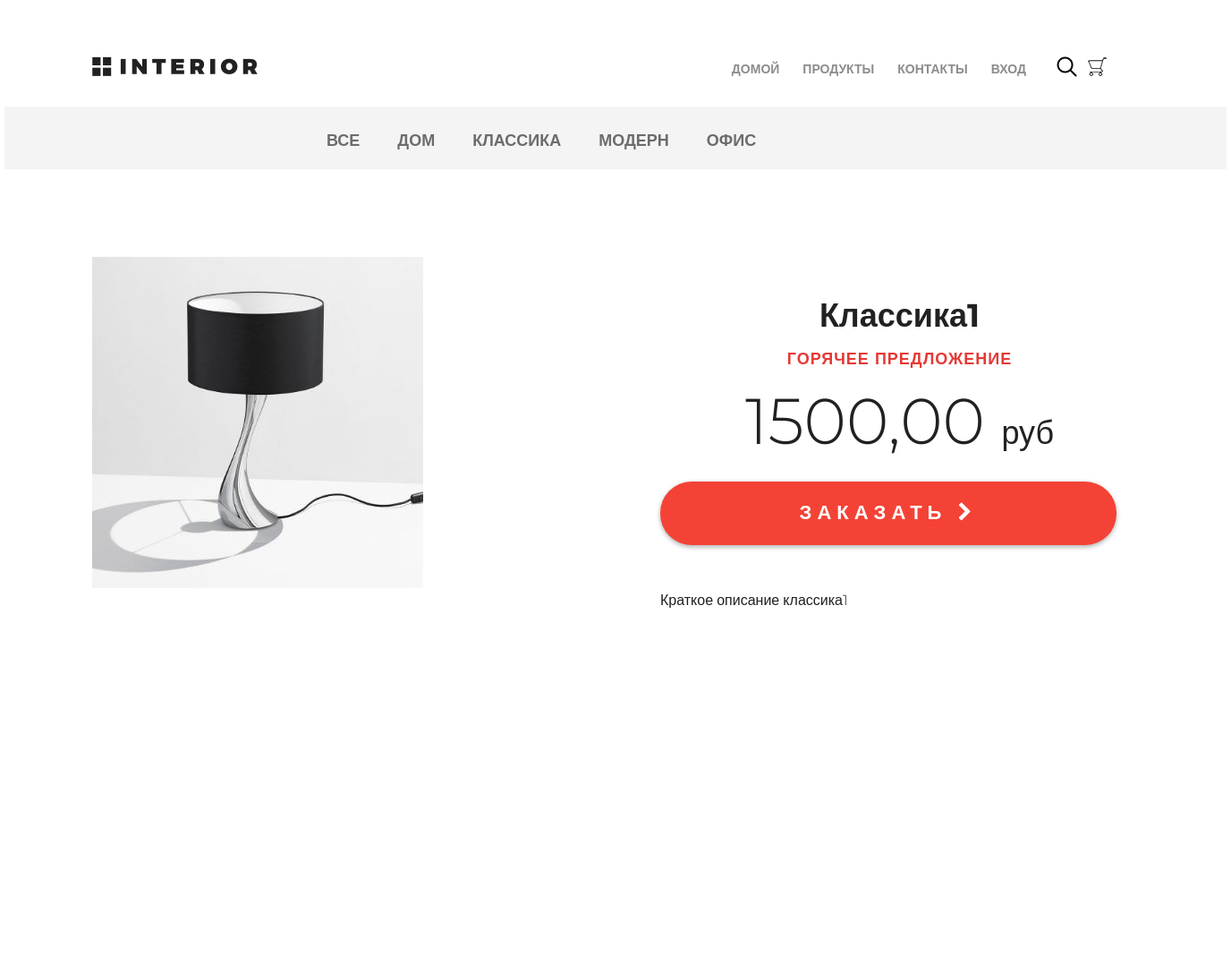
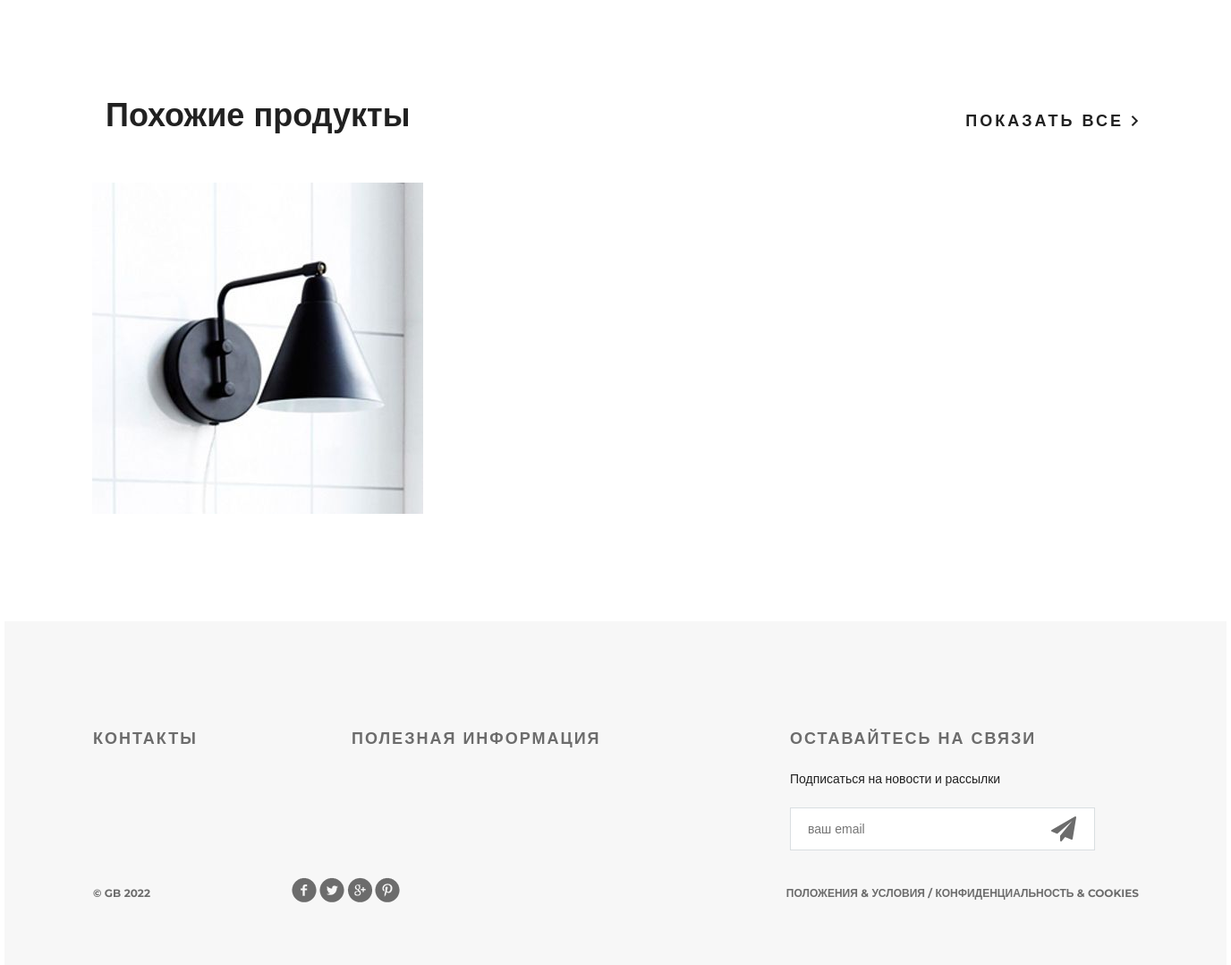
Screenshot of /products/ with the database file from the repository (2 pictures, top to bottom).
### mainapp/models.py (models this page shows, shortened)
class Category(models.Model):
    name = models.CharField(max_length=128, verbose_name="Название", unique=True)
    description = models.TextField(verbose_name="Описание")
    class Meta:
        verbose_name = 'категория'
        verbose_name_plural = 'категории'
        ordering = ('name', )

class Product(models.Model):
    category = models.ForeignKey(Category, on_delete=models.CASCADE, verbose_name='Категория')
    name = models.CharField(max_length=128, verbose_name='Название')
    image = models.ImageField(upload_to='product', blank=True, null=True, verbose_name='Изображение')
    short_desc = models.CharField(max_length=128, verbose_name='Краткое описание')
    description = models.TextField(verbose_name='Описание')
    price = models.DecimalField(max_digits=8, decimal_places=2, verbose_name='Цена')
    quantity = models.PositiveSmallIntegerField(default=0, verbose_name='Количество')
    class Meta:
        verbose_name = 'продукт'
        verbose_name_plural = 'продукты'

### mainapp/views.py (the view, shortened to what this page needs)
# urls.py: path('products/', include('mainapp.urls', namespace='products')),
def products(request, pk=None):
    links_menu = Category.objects.all()
    hot_prod = get_hot_product()
    same_prod = get_same_products(hot_prod)
    context = {
        'links_menu': links_menu,
        'basket': get_basket(request.user),
        'hot_product': hot_prod,
        'same_products': same_prod
    }
    return render(request, 'mainapp/products.html', context)

### mainapp/services.py (called while the page is built)
def get_basket(user):
    basket_list = []
    if user.is_authenticated:
        basket_list = Basket.objects.filter(user=user)
    return basket_list

def get_hot_product():
    return Product.objects.all().order_by('?').first()

def get_same_products(prod):
    return Product.objects.filter(category=prod.category).exclude(pk=prod.pk)[:3]

### mainapp/templates/mainapp/products.html (shortened to what this page needs)
{% extends 'mainapp/base.html' %}
{% load static %}
{% block menu %}
<div class="hero-white">
    <div class="header clearfix">
        {% include 'mainapp/includes/inc_main_menu.html' %}
    </div>
</div>
{% endblock %}
{% block content %}
<div class="details">
    <div class="links clearfix">
        {% include 'mainapp/includes/inc_prod_menu.html' %}
    </div>
    <div class="details-products">
        <div class="details-slider">
            <div class="slider-product">
                <img src="/media/{{ hot_product.image }}">
            </div>
        </div>
        <div class="description">
            <h3 class="big-bold">{{ hot_product.name }}</h3>
            <h3 class="red">горячее предложение</h3>
            <p class="price"> {{ hot_product.price|floatformat:2 }} <span>руб</span></p>
            <a href="{% url 'basket:add' hot_product.pk %}" class="red-button">
                заказать <i class="fa fa-chevron-right" aria-hidden="true"></i>
            </a>
            <div class="description-text">
                <p>{{ hot_product.short_desc }}</p>
            </div>
        </div>
    </div>
    <div class="related">
        <div class="title clearfix">
            <h2>Похожие продукты</h2>
            <a class="explore" href="#">показать все <img src="{% static 'img/arrow.png' %}" alt=""></a>
        </div>
        <div class="related-products clearfix">
            {% for product in same_products %}
            <div class="block">
                <a href="{% url 'products:product_item' product.pk %}"><img src="/media/{{ product.image }}" alt="">
                </a>
            </div>
            {% endfor %}
        </div>
    </div>
</div>
{% endblock %}

### mainapp/templates/mainapp/includes/inc_prod_menu.html
<ul class="links-menu">
        <li>
            <a href="{% url 'products:product_list' 0 %}"
               {% if request.resolver_match.kwargs.pk == 0 %} class="active" {% endif %}>
               все
            </a>
        </li>
    {% for link_menu in links_menu %}
        <li>
            <a href="{% url 'products:product_list' link_menu.pk %}"
               {% if request.resolver_match.kwargs.pk == link_menu.pk %} class="active" {% endif %}>
                {{ link_menu.name }}
            </a>
        </li>
    {% endfor %}
</ul>

### static/css/style.css (style rules this page uses)
* { margin: 0; padding: 0; }
body { font-family: 'Montserrat', sans-serif; }
html, body { height: 100%; }
.clearfix:after { content: ""; display: block; clear: both; }
.explore { text-transform: uppercase; color: #212121; font-size: 18px; font-weight: 700; line-height: 24px; text-align: center; float: right; margin-top: 138px; letter-spacing: 3px; text-decoration: none; }
.big-bold { color: #212121; font-size: 36px; font-weight: 700; text-align: left; margin-bottom: 24px; line-height: 36px; }
.title { height: 152px; margin-right: 15px; }
.title h2 { float: left; margin-top: 118px; color: #212121; font-size: 36px; font-weight: 700; text-align: left; margin-left: 15px; }
.red { text-transform: uppercase; color: #e53935; font-size: 18px; font-weight: 700; text-align: left; letter-spacing: 1px; line-height: 17px; margin-bottom: 22px; }
.hero-white { background-color: #fff; height: 119px; padding-left: 98px; padding-right: 211px; position: relative; }
.links { height: 70px; background-color: #f4f4f4; position: relative; padding-left: 360px; }
.links-menu { margin: 27px auto 0px; position: absolute; }
.links-menu li { float: left; list-style-type: none; padding-right: 42px; }
.links-menu li a { text-decoration: none; color: #6c6c6c; font-size: 18px; font-weight: 700; text-transform: uppercase; }
.details-products { padding-left: 98px; padding-right: 98px; margin-top: 98px; height: 651px; }
.details-slider { width: 570px; float: left; margin-right: 30px; }
.slider-product { width: 570px; height: 570px; }
.description { width: 535px; float: right; padding-left: 35px }
.description .big-bold { color: #212121; font-size: 36px; font-weight: 700; text-align: center; margin-top: 47px; margin-bottom: 0px; }
.description .red { text-transform: uppercase; color: #e53935; font-size: 18px; font-weight: 700; text-align: center; letter-spacing: 1px; line-height: 17px; margin-top: 23px; margin-bottom: 36px; }
.description .price { color: #212121; font-size: 72px; font-weight: 300; line-height: 48px; text-align: center; }
.description .price span { color: #212121; font-size: 36px; font-weight: 300; line-height: 48px; text-align: center; }
.red-button { display: block; height: 71px; width: 510px; border-radius: 35px; background-color: #f44336; text-align: center; text-transform: uppercase; text-decoration: none; color: #ffffff; font-size: 22px; font-weight: 700; line-height: 24px; box-shadow: 0px 2px 4.85px 0.15px rgba(33, 33, 33, 0.35); line-height: 70px; letter-spacing: 6px; margin-top: 31px; }
.description-text { margin-top: 50px; color: #212121; font-size: 16px; font-weight: 300; line-height: 24px; text-align: left; }
.description-text p { margin-bottom: 0.5em; }
.related { padding: 0px 98px; }
.related .title { height: 343px; margin-right: 0; }
.related .title h2 { margin-top: 245px; }
.related .title .explore { margin-top: 262px; }
.related-products { margin-bottom: 120px; }
.related-products .block a img { float: left; }
.related-products .block { float: left; margin-right: 30px; display: block; height: 370px; width: 370px; position: relative; }

### rows the page displays
Category: name "ДОМ"
Category: name "КЛАССИКА"
Category: name "МОДЕРН"
Category: name "ОФИС"
Product: image (picture), name "Классика1", price "1500,00", short_desc "Краткое описание классика1"
Product: image (picture)
